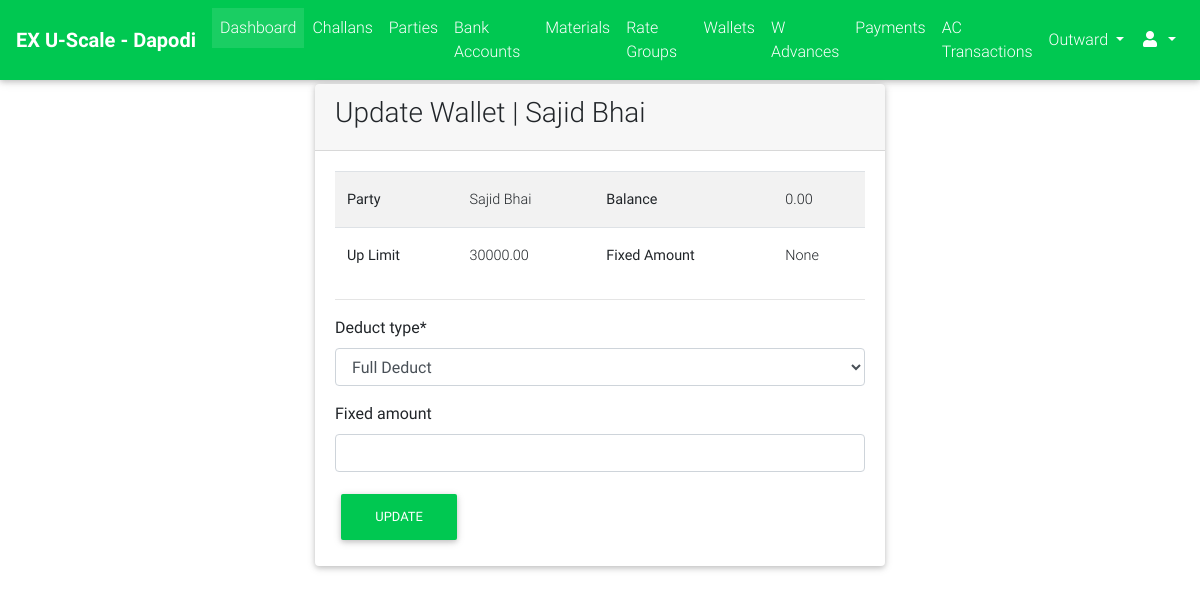
Screenshot of /cms_admin/wallets/update/31/ (signed in) with the database file from the repository.
### parties/models.py (models this page shows, shortened)
class Wallet(models.Model):
    DEDUCT_TYPE_CHOICES = (("FD", "Full Deduct"), ("PD", "Part Deduct"), ("FXD", "Fix Deduct"))
    party = models.ForeignKey(Party, on_delete=models.CASCADE)
    balance = models.DecimalField(max_digits=9, decimal_places=2, default=Decimal(0.00))
    upper_limit = models.DecimalField(max_digits=9, decimal_places=2, default=Decimal(20000.00))
    deduct_type = models.CharField(max_length=3, choices=DEDUCT_TYPE_CHOICES)
    fixed_amount = models.DecimalField(max_digits=7, decimal_places=2, blank=True, null=True)
    is_active = models.BooleanField(default=True)

class Party(models.Model):
    RATE_TYPE_CHOICES = (("GR", "Group Rate"), ("IR", "Individual Rate"))
    rate_type = models.CharField(max_length=2, choices=RATE_TYPE_CHOICES)
    rate_group = models.ForeignKey("rates.RateGroup", on_delete=models.PROTECT, blank=True, null=True)
    name = models.CharField(max_length=128)
    party_code = models.CharField(max_length=32, blank=True)
    address = models.TextField(blank=True)
    phone = models.CharField(max_length=13)
    whatsapp = models.CharField(max_length=13, blank=True)
    email = models.EmailField(blank=True, null=True)
    extra_info = models.TextField(blank=True)
    is_wallet_party = models.BooleanField(default=False)
    is_active = models.BooleanField(default=True)
    class Meta:
        verbose_name = "Party"
        verbose_name_plural = "Parties"

### cms_admin/views.py (the view)
# urls.py: url(r'^wallets/update/(?P<id>[0-9]+)/$', views.WalletUpdateView.as_view(), name="wallet_update"),
class WalletUpdateView(ExecutiveRequiredMixin, UpdateView):
    model = Wallet
    template_name = "cms_admin/wallets/update.html"
    success_url = reverse_lazy("cms_admin:wallet_list")
    fields = ("deduct_type", "fixed_amount")
    slug_url_kwarg = "id"
    slug_field = "id"

### cms_admin/views.py (called while the page is built)
    def test_func(self):
        return self.request.user.is_superuser or self.request.user.is_staff

### portal/templatetags/constant_tags.py (called while the page is built)
@register.simple_tag
def get_branch_name():
    return settings.BRANCH_NAME

### cms_admin/templates/cms_admin/wallets/update.html (shortened to what this page needs)
{% extends "cms_admin/base.html" %}
{% load crispy_forms_tags %}
{% block content %}
    <div class="col-lg-6 m-auto">
        <div class="card">
            <div class="card-header">
                <h3>Update Wallet | {{ wallet.party.name }}</h3>
            </div>
            <div class="card-body">
                <div >
                    <table class="table table-hover table-striped">
                        <tr>
                            <th>Party</th>
                            <td>{{ wallet.party.name }}</td>
                            <th>Balance</th>
                            <td>{{ wallet.balance }}</td>
                        </tr>
                        <tr>
                            <th>Up Limit</th>
                            <td>{{ wallet.upper_limit }}</td>
                            <th>Fixed Amount</th>
                            <td>{{ wallet.fixed_amount }}</td>
                        </tr>
                    </table>
                </div>
                <hr>
                <div>
                    <form method="post">
                        {{ form|crispy }}
                        <button class="btn btn-success" type="submit">Update</button>
                    </form>
                </div>
            </div>
        </div>
    </div>
{% endblock %}

### rows the page displays
Wallet: party.name "Sajid Bhai", balance "0.00", upper_limit "30000.00", fixed_amount "None", deduct_type "Full Deduct"
